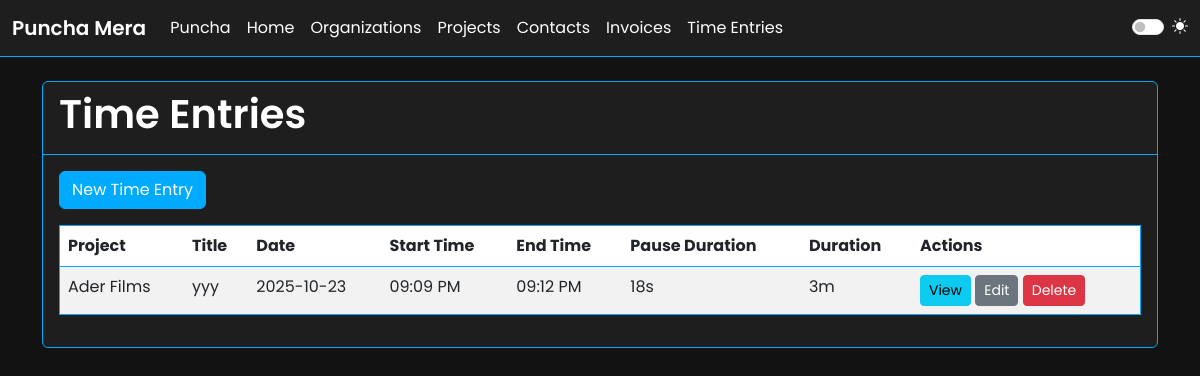
Screenshot of /time-entries/ (signed in) with the database file from the repository.
### time_entries/models.py (models this page shows, shortened)
class TimeEntry(models.Model):
    project = models.ForeignKey(Project, on_delete=models.CASCADE)
    user = models.ForeignKey(CustomUser, on_delete=models.CASCADE)
    organization = models.ForeignKey(Organization, on_delete=models.CASCADE, null=True)
    title = models.CharField(max_length=255)
    date = models.DateField()
    start_time = models.TimeField(null=True, blank=True)
    end_time = models.TimeField(null=True, blank=True)
    description = models.TextField(blank=True)
    notes = models.TextField(blank=True)
    image = models.ImageField(upload_to='time_entry_images/', blank=True, null=True)
    pause_duration = models.DurationField(default=datetime.timedelta(0))
    @property
    def duration(self):
        if self.end_time and self.start_time:
            start_datetime = datetime.datetime.combine(self.date, self.start_time)
            end_datetime = datetime.datetime.combine(self.date, self.end_time)
            if end_datetime < start_datetime:
                end_datetime += datetime.timedelta(days=1)
            return end_datetime - start_datetime
        return None

### projects/models.py (models this page shows, shortened)
class Project(models.Model):
    organization = models.ForeignKey(Organization, on_delete=models.CASCADE)
    contact = models.ForeignKey('accounts.Contact', on_delete=models.CASCADE)
    name = models.CharField(max_length=100)
    description = models.TextField(blank=True)
    def __str__(self):
        return self.name

### time_entries/views.py (the view)
# urls.py: path('', views.TimeEntryListView.as_view(), name='time_entry-list'),
class TimeEntryListView(OrganizationPermissionMixin, ListView):
    model = TimeEntry
    template_name = 'time_entries/time_entry_list.html'
    context_object_name = 'time_entries'
    def get_queryset(self):
        return TimeEntry.objects.filter(user=self.request.user)

### time_entries/templatetags/time_filters.py (called while the page is built)
@register.filter
def format_duration(duration):
    if not duration:
        return ""
    total_seconds = int(duration.total_seconds())
    hours = total_seconds // 3600
    minutes = (total_seconds % 3600) // 60
    seconds = total_seconds % 60
    parts = []
    if hours > 0:
        parts.append(f'{hours}h')
    if minutes > 0:
        parts.append(f'{minutes}m')
    if seconds > 0 or not parts:
        parts.append(f'{seconds}s')
    return "".join(parts)

### templates/time_entries/time_entry_list.html
{% extends 'base.html' %}
{% load time_filters %}
{% block content %}
  <div class="card">
    <div class="card-header">
      <h1 class="card-title">Time Entries</h1>
    </div>
    <div class="card-body">
      <a href="{% url 'time_entries:time_entry-create' %}" class="btn btn-primary mb-3">New Time Entry</a>
      <table class="table table-striped">
        <thead>
          <tr>
            <th>Project</th>
            <th>Title</th>
            <th>Date</th>
            <th>Start Time</th>
            <th>End Time</th>
            <th>Pause Duration</th>
            <th>Duration</th>
            <th>Actions</th>
          </tr>
        </thead>
        <tbody>
          {% for entry in time_entries %}
            <tr>
              <td>{{ entry.project }}</td>
              <td>{{ entry.title }}</td>
              <td>{{ entry.date|date:"Y-m-d" }}</td>
              <td>{{ entry.start_time|time:"h:i A" }}</td>
              <td>{{ entry.end_time|time:"h:i A" }}</td>
              <td>{{ entry.pause_duration|format_duration }}</td>
              <td>{{ entry.duration|format_duration }}</td>
              <td>
                <a href="{% url 'time_entries:time_entry-detail' entry.pk %}" class="btn btn-sm btn-info">View</a>
                <a href="{% url 'time_entries:time_entry-update' entry.pk %}" class="btn btn-sm btn-secondary">Edit</a>
                <a href="{% url 'time_entries:time_entry-delete' entry.pk %}" class="btn btn-sm btn-danger">Delete</a>
              </td>
            </tr>
          {% endfor %}
        </tbody>
      </table>
    </div>
  </div>
{% endblock %}

### static/css/style.css (style rules this page uses)
:root { --primary-color: #6a5acd; --secondary-color: #f0f8ff; --dark-color: #333; --light-color: #f4f4f4; --font-family: 'Poppins', sans-serif; }
body { font-family: var(--font-family); background-color: var(--light-color); color: var(--dark-color); }
.btn-primary { background-color: var(--primary-color); border-color: var(--primary-color); }
h1, h2, h3, h4, h5, h6 { font-weight: 600; }

### static/css/theme.css (style rules this page uses)
:root { --primary-color: #00aaff; --secondary-color: #00ffaa; --background-color: #121212; --surface-color: #1e1e1e; --text-color: #ffffff; --text-secondary-color: #aaaaaa; --input-bg-color: #2c2c2c; --input-border-color: #444; --bs-table-color: var(--text-color); --bs-table-bg: var(--surface-color); --bs-table-striped-color: var(--text-color); }
body { background-color: var(--background-color); color: var(--text-color); }
.btn-primary { background-color: var(--primary-color); border-color: var(--primary-color); }
.card { background-color: var(--surface-color); border: 1px solid var(--primary-color); }
.card-header { border-bottom: 1px solid var(--primary-color); }
.card-body { color: var(--text-color); }
.card-title { color: var(--text-color); }
.table { border: 1px solid var(--primary-color); color: var(--text-color); }
.table-striped tbody tr:nth-of-type(odd) { background-color: rgba(255, 255, 255, 0.05); }
a { color: var(--primary-color); }

### rows the page displays
TimeEntry: project "Ader Films", title "yyy", date "2025-10-23", start_time "09:09 PM", end_time "09:12 PM", pause_duration "18s", duration "3m"
